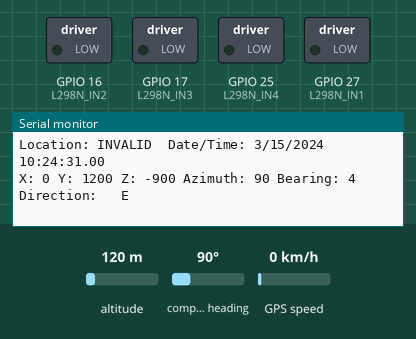
This sketch was run on a simulated ESP32. On the bench: switched loads named in the sketch (green lamp = pin HIGH), the last lines printed to the serial monitor. The inputs (shaded band) are chosen by the test bench; at power-on: compass heading 90°, altitude 120 m, GPS speed 0 km/h. Storage starts empty; the GPS gets a fix after 3 s at 37.7749, -122.4194 with 8 satellites; nothing arrives over Bluetooth unless stated.

Above: at 1.2 s.
1.3 s: compass heading set to 7°
At 2.9 s:
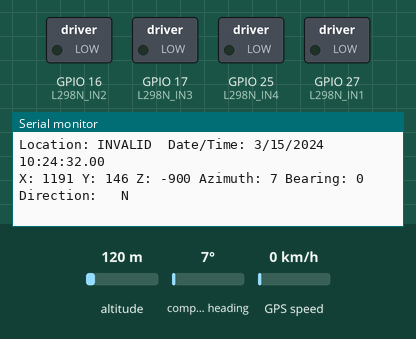
4.5 s: compass heading set to 180°
At 5.7 s:
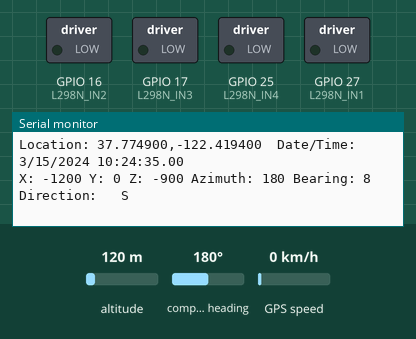

Measured:
- after the input at 1.3 s, the serial monitor: prints a new line after 0.76 s (image 1)
- after the input at 4.5 s, the serial monitor: prints a new line after 0.59 s (image 2)

The sketch:

Waypoint_code.ino
```cpp
#include <TinyGPSPlus.h>
#include <SoftwareSerial.h>
#include <Wire.h>
#include <QMC5883LCompass.h>
#include <SPI.h>
#include <SD.h>
#include <L298NX2.h>
#include "BluetoothSerial.h"

/*
   This sketch demonstrates the normal use of a TinyGPS++(TinyGPSPlus) object.
   It requires the use of SoftwareSerial, and using the
   9600-baud serial GPS device hooked up on pins 36(rx) and 39(tx) and a QMC5883 Magnetic Compass
   connected to the SCL/SDA pins.
*/

const int chipSelect = 5; // pin for SD card module
static const int RXPin = 36, TXPin = 39; // RX and TX pins are reverse on the board RX goto 39 and TX goto 36
static const uint32_t GPSBaud = 9600;

// Assign a Unique ID to the QMC5883 Compass Sensor
QMC5883LCompass compass;
TinyGPSPlus gps; // The TinyGPSPlus object
SoftwareSerial ss(RXPin, TXPin); // The serial connection to the GPS device

// Initializing waypoint constants and variables
#define MAX_WAYPOINTS 10 // maximum waypoints to be stored in the SD Card

int waypoint_counter = 0; // counts the number of waypoints stored
int current_waypoint = 0; // index of the current waypoint
bool reached_waypoint = false; // flag for reaching the waypoint
float target_heading, current_heading; // target and current headings

//right side motor control
int L298N_IN1 = 27;
int L298N_IN2 = 16;

//left side motor control
int L298N_IN3 = 17;
int L298N_IN4 = 25;

BluetoothSerial SerialBT;
String buffer;

void setup()
{
  Serial.begin(115200);
  SerialBT.begin("DRT23"); //Bluetooth device name
  Serial.println("\nThe device started, now you can pair it with bluetooth!");
  ss.begin(GPSBaud);
  compass.init();

  Serial.println(F("Simple Test with TinyGPS++ and attached GT-U7 GPS module"));
  Serial.print(F("Testing TinyGPSPlus library v. "));
  Serial.println(TinyGPSPlus::libraryVersion());
  Serial.println();

  // setup SD card
  if (!SD.begin(chipSelect)) {
    Serial.println("SD card failed or not present.");
  }
  else {
    Serial.println("SD card initialized.");
  }

  pinMode(L298N_IN1, OUTPUT);
  pinMode(L298N_IN2, OUTPUT);
  pinMode(L298N_IN3, OUTPUT);
  pinMode(L298N_IN4, OUTPUT);


}

  int previous_waypoint_counter = 0; // Previous count of Waypoints

  bool newWaypoint()
  {
    // Check if there are new waypoints in the SD card
    // Return true if there are new waypoints, false otherwise
    int current_waypoint_counter = 0; // Get the current count of waypoints

    // Open the file containing the waypoints
    File file = SD.open("waypoints.txt", FILE_READ);

    // If the file is opened successfully
    if (file)
    {
      // Count the number of lines (waypoints) in the file
      while (file.available())
      {
        if (file.read() == '\n')
        {
          current_waypoint_counter++;
        }
      }

      // close the file
      file.close();
    }

    // Compare the current count with the previous count
    bool hasNewWaypoints = (current_waypoint_counter > previous_waypoint_counter);

    // Update the previous count with the current count
    previous_waypoint_counter = current_waypoint_counter;

    return hasNewWaypoints;

  }


// The loop function is where the navigation code goes.
void loop()
{
  // checking to see if there are any new waypoints in the SD card. If there are, then read them from the array:
  if (newWaypoint())
  {
    waypoint_counter++;
    String waypoints[MAX_WAYPOINTS]; // Create an array to store the waypoints
    readWaypoints(waypoints); // Pass the array to the function
    Serial.print("Number of waypoints: "); // print the number of waypoints to serial Monitor
    Serial.println(waypoint_counter);
  }

  // This sketch displays information every time a new sentence is correctly encoded.
  while (ss.available() > 0)
  {
    if (gps.encode(ss.read()))
    {
      displayGpsInfo();
    }
  }

// The directions for the motors
  startCar();
  delay(1000);
  stopCar();
  delay(1000);
  leftTurn();
  delay(1000);
  rightTurn();
  delay(1000);

  if (SerialBT.available())
  {
    buffer = SerialBT.readStringUntil('\n');
    // Process the received data
    // ...
  }
}

void displayGpsInfo()
{
  //Prints the location if lat-lng information was recieved
  Serial.print(F("Location: "));
  if (gps.location.isValid())
  {
    Serial.print(gps.location.lat(), 6);
    Serial.print(F(","));
    Serial.print(gps.location.lng(), 6);
  }
  //Prints invalid if no information was recieved in regards to location.
  else
  {
    Serial.print(F("INVALID"));
  }

  Serial.print(F("  Date/Time: "));
  //Prints the recieved GPS module date if it was decoded in a vaild response.
  if (gps.date.isValid())
  {
    Serial.print(gps.date.month());
    Serial.print(F("/"));
    Serial.print(gps.date.day());
    Serial.print(F("/"));
    Serial.print(gps.date.year());
  }
  else
  {
    //Prints invalid oterwise.
    Serial.print(F("INVALID"));
  }

  Serial.print(F(" "));
  // prints the recieved GPS Module time if it was decoded in a valid response.
  if (gps.time.isValid())
  {
    if (gps.time.hour() < 10) Serial.print(F("0"));
    Serial.print(gps.time.hour());
    Serial.print(F(":"));
    if (gps.time.minute() < 10) Serial.print(F("0"));
    Serial.print(gps.time.minute());
    Serial.print(F(":"));
    if (gps.time.second() < 10) Serial.print(F("0"));
    Serial.print(gps.time.second());
    Serial.print(F("."));
    if (gps.time.centisecond() < 10) Serial.print(F("0"));
    Serial.print(gps.time.centisecond());
  }
  else
  {
    //Print invalid oterwise.
    Serial.print(F("INVALID"));
  }

  Serial.println();
  displayCompassInfo();
}

void displayCompassInfo()
{
  // all function for compass
  int x, y, z, a, b;
  char myArray[3];

  compass.read();

  x = compass.getX();
  y = compass.getY();
  z = compass.getZ();

  a = compass.getAzimuth();

  b = compass.getBearing(a);

  compass.getDirection(myArray, a);

  Serial.print("X: ");
  Serial.print(x);

  Serial.print(" Y: ");
  Serial.print(y);

  Serial.print(" Z: ");
  Serial.print(z);

  Serial.print(" Azimuth: ");
  Serial.print(a);

  Serial.print(" Bearing: ");
  Serial.print(b);

  Serial.print(" Direction: ");
  Serial.print(myArray[0]);
  Serial.print(myArray[1]);
  Serial.print(myArray[2]);

  Serial.println();

  delay(1000);
}

// Place the code related to reading waypoints from SD card and checking for new waypoints here
// Implement the functions: newWaypoint() and readWaypoints() as per your requirements.
// Example function signatures:

void readWaypoints(String waypoints[])
{
  // Open the file containing the waypoints
  File myFile = SD.open("waypoints.txt", FILE_READ);

  // Check if the file is opened successfully
  if (myFile)
  {
    int index = 0; // Index for storing waypoints in the array

    // Read waypoints from the SD card and store them in the waypoints array
    while (myFile.available())
    {
      String buffer = myFile.readStringUntil('\n');
      waypoints[index] = buffer; // Store the waypoint in the array
      index++; // Increment the index for the next waypoint
    }

    myFile.close();
  }
}

// This is where the motors get the inputs for the directions for the motors.
void startCar(){
  digitalWrite(L298N_IN1, HIGH); //27,16,17,25
  digitalWrite(L298N_IN2, LOW);
  digitalWrite(L298N_IN3, HIGH);
  digitalWrite(L298N_IN4, LOW);
}
void stopCar(){
  digitalWrite(L298N_IN1, LOW);
  digitalWrite(L298N_IN2, LOW);
  digitalWrite(L298N_IN3, LOW);
  digitalWrite(L298N_IN4, LOW);
}
void leftTurn(){
  digitalWrite(L298N_IN1, LOW);
  digitalWrite(L298N_IN2, HIGH);
  digitalWrite(L298N_IN3, HIGH);
  digitalWrite(L298N_IN4, LOW);
}
void rightTurn(){
  digitalWrite(L298N_IN1, HIGH);
  digitalWrite(L298N_IN2, LOW);
  digitalWrite(L298N_IN3, LOW);
  digitalWrite(L298N_IN4, HIGH);
}
```
